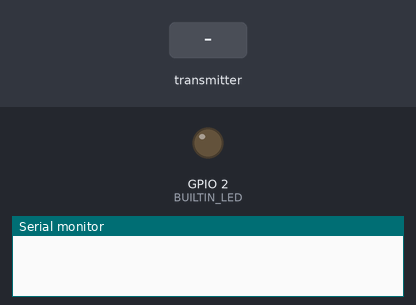
The sketch below on a simulated ESP32. Shown: output pins drawn as LEDs (lit = HIGH), the last lines printed to the serial monitor. The inputs (shaded band) are chosen by the test bench.

Above: at 1.2 s.
1.3 s: the transmitter starts sending limitSwitchState = 1
At 1.8 s:
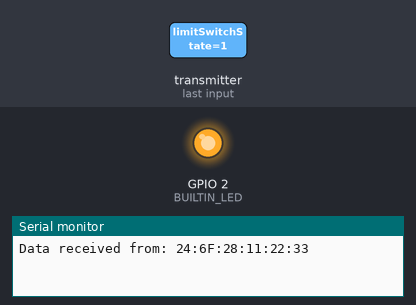
2.8 s: the transmitter starts sending limitSwitchState = 0
At 4.1 s:
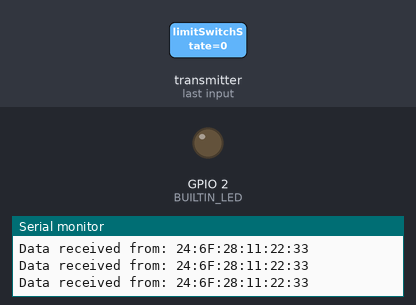
Timing chart, 0 to 5.8 s (numbered marks = the images above; inputs shaded):
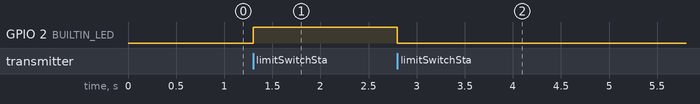

The sketch:

esp32_2.ino
```cpp
#include <esp_now.h>
#include <WiFi.h>

#define BUILTIN_LED 2 // Built-in LED pin (usually 2 on ESP32)

// Variable to store received state
bool limitSwitchState = false;

// Callback when data is received
void onDataRecv(const esp_now_recv_info *recvInfo, const uint8_t *data, int len) {
  memcpy(&limitSwitchState, data, sizeof(limitSwitchState));
  digitalWrite(BUILTIN_LED, limitSwitchState ? HIGH : LOW); // Light LED if state is true

  // Debugging information
  Serial.print("Data received from: ");
  for (int i = 0; i < 6; i++) {
    Serial.print(recvInfo->src_addr[i], HEX);
    if (i < 5) Serial.print(":");
  }
  Serial.println();
}

void setup() {
  // Initialize Serial Monitor
  Serial.begin(115200);

  // Set up LED pin
  pinMode(BUILTIN_LED, OUTPUT);
  digitalWrite(BUILTIN_LED, LOW);

  // Initialize WiFi in station mode
  WiFi.mode(WIFI_STA);

  // Initialize ESP-NOW
  if (esp_now_init() != ESP_OK) {
    Serial.println("Error initializing ESP-NOW");
    return;
  }

  // Register the receive callback
  esp_now_register_recv_cb(onDataRecv);
}

void loop() {
  // Nothing to do here; the callback handles everything
}
```

Measured:
- after the input at 1.3 s, GPIO 2 (BUILTIN_LED): LOW → HIGH at once
- after the input at 2.8 s, GPIO 2 (BUILTIN_LED): HIGH → LOW at once
